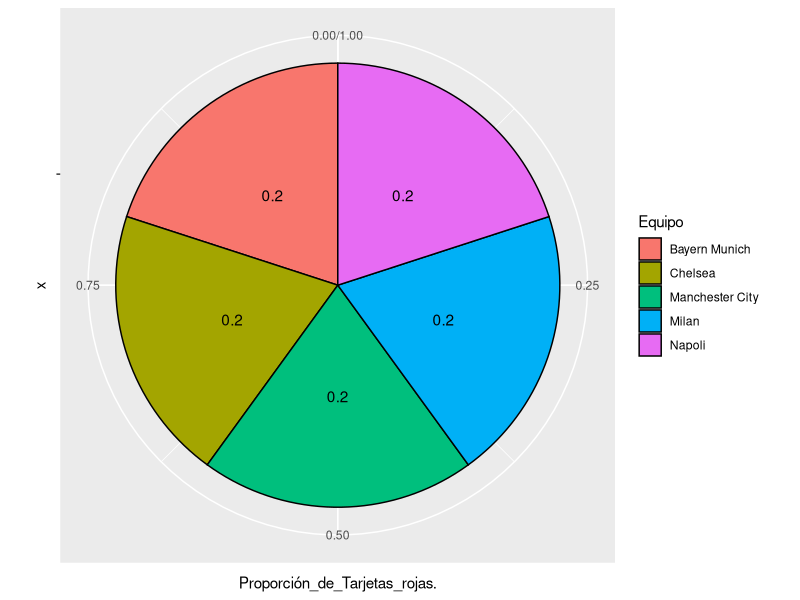

This chart was generated by the following R code:
#Instalamos los paquetes rstatix y tidyverse

install.packages("rstatix")
install.packages("tidyverse")
install.packages("ggplot2")

#Llamamos a las librerías "rstatix" y "tidyverse"

library(rstatix)
library(tidyverse)
library(ggplot2)

#Leemos la base de datos

BASE.JUGADORES.TOTALES <- read.csv2("BASE JUGADORES TOTALES.csv")

#Tomamos las variables que vamos a trabajar y lsa generamos en un dataframe

Solotarjetasrojas <- select(BASE.JUGADORES.TOTALES, Equipo, Tarjetas_rojas)

aggregate(Tarjetas_rojas ~ Tarjetas_rojas, Solotarjetasrojas, sum)

#Convetimos las variables en vectores

Equipos <- c("Bayern Munich","Benfica","Chelsea","Inter", "Manchester City", "Milan", "Napoli", "Real Madrid")
Tarjetas_rojas_equipos <- c(1,0,1,0,1,1,1,0)
Tarjetas_rojas_totales_equipos <- c(5,5,5,5,5,5,5,5)

#Generamos el dataframe definitivo

Solo_tarjetas_rojas. <- data.frame(Equipos, Tarjetas_rojas_equipos, Tarjetas_rojas_totales_equipos)

#Calculamos la proporción de tarjetas rojas por equipo 

Solo_tarjetas_rojas. %>% 
  group_by(Tarjetas_rojas_equipos) %>% 
  summarise(n= Tarjetas_rojas_equipos) %>% 
  mutate(proporción = n / 5, porciento = proporción*100)

#Covertimos a vectores para generar un nuevo dataframe para las gráficas

Equipo <- c("Bayern Munich","Chelsea","Manchester City", "Milan", "Napoli")
Proporción_de_Tarjetas_rojas. <- c(0.2,0.2,0.2,0.2,0.2)

#Generamos el nuevo dataframe para la gráfica de proporción de las tarjetas rojas por equipos

Proporción_Tarjetas_Rojas <- data.frame(Equipo, Proporción_de_Tarjetas_rojas.)

#Generamos el gráfico de barras de las proporciones

ggplot(Proporción_Tarjetas_Rojas, aes(x = "" , y = Proporción_de_Tarjetas_rojas., fill = Equipo)) +
  geom_col(color = "black") +
  geom_text(aes(label = Proporción_de_Tarjetas_rojas.),
            position = position_stack(vjust = 0.5)) +
  coord_polar(theta = "y") 